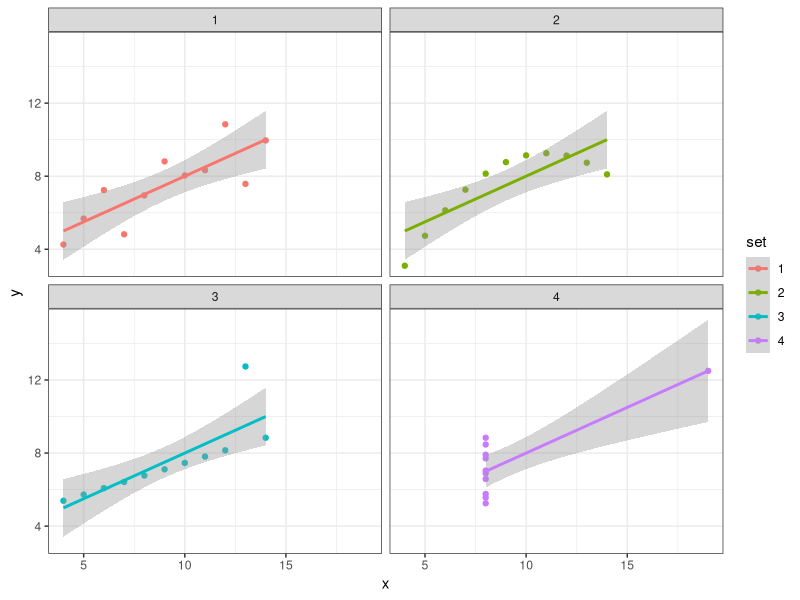
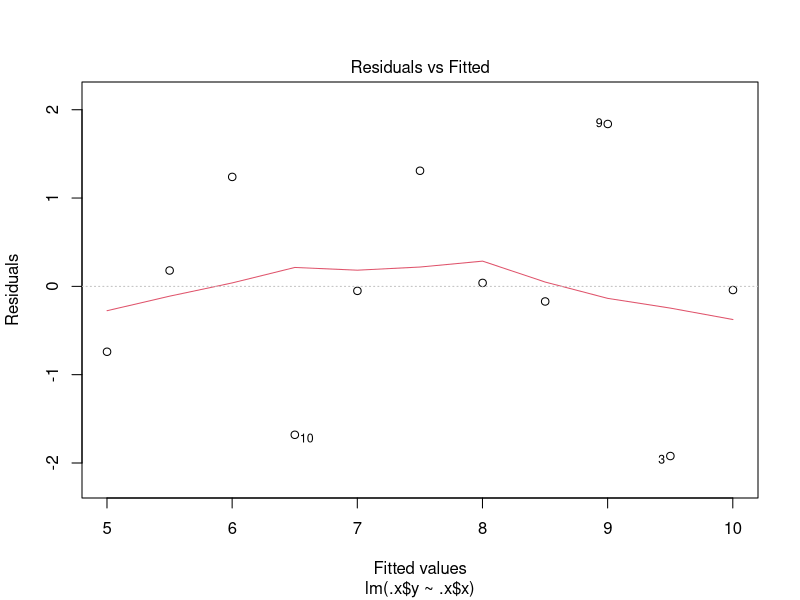
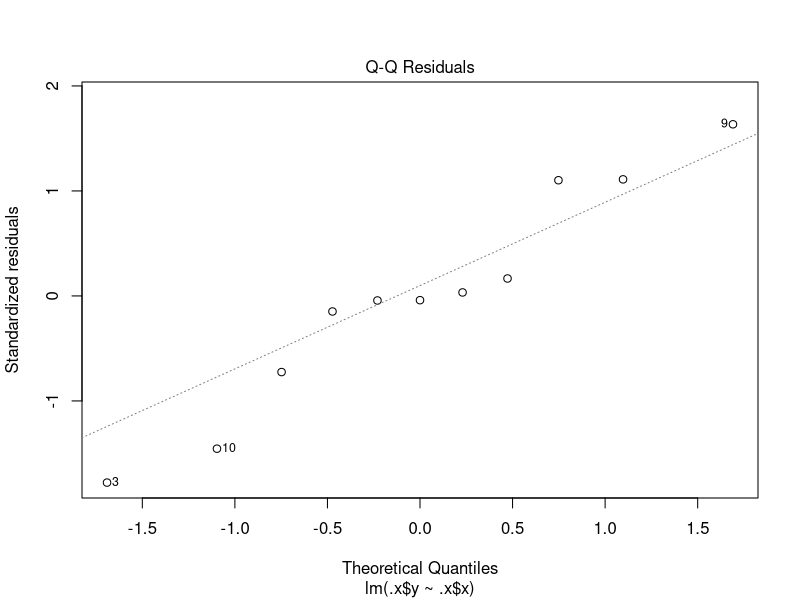
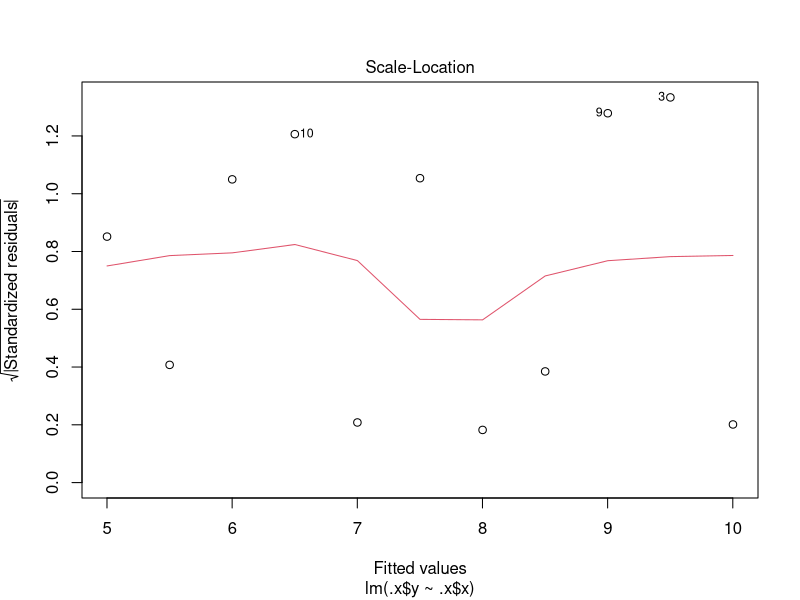
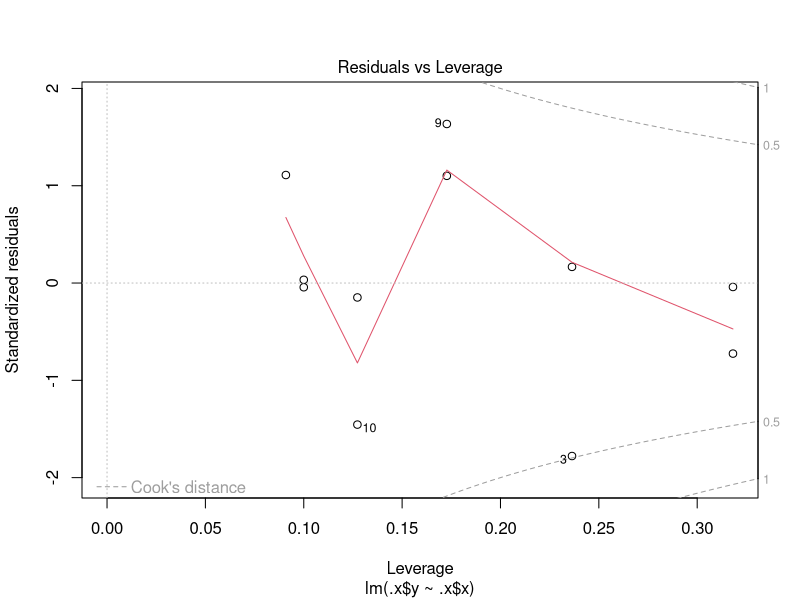
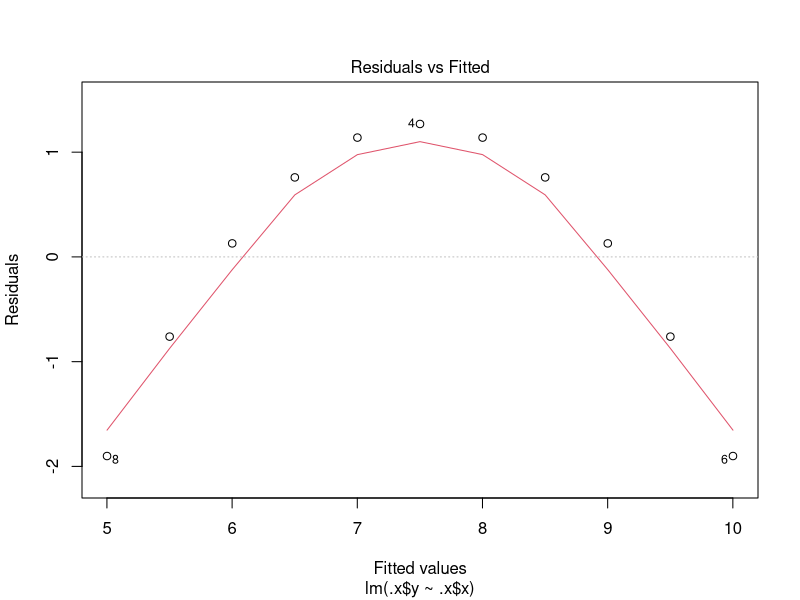
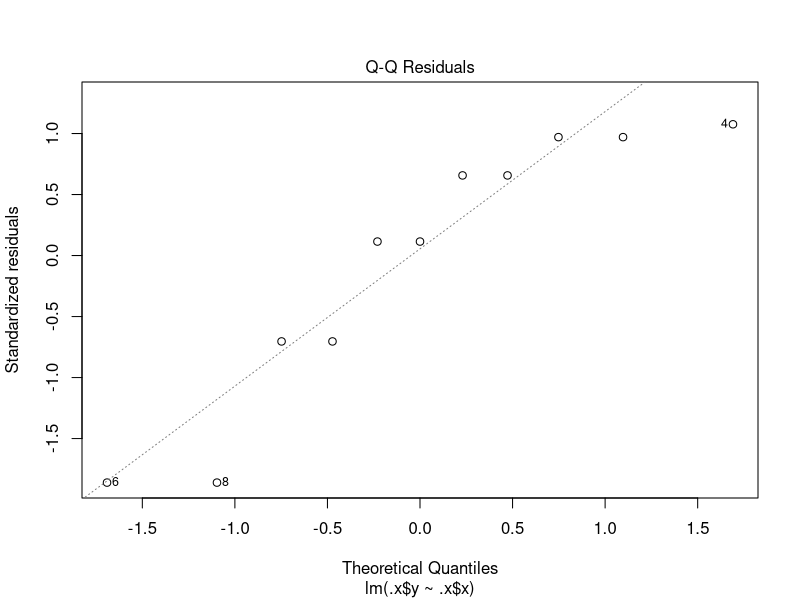
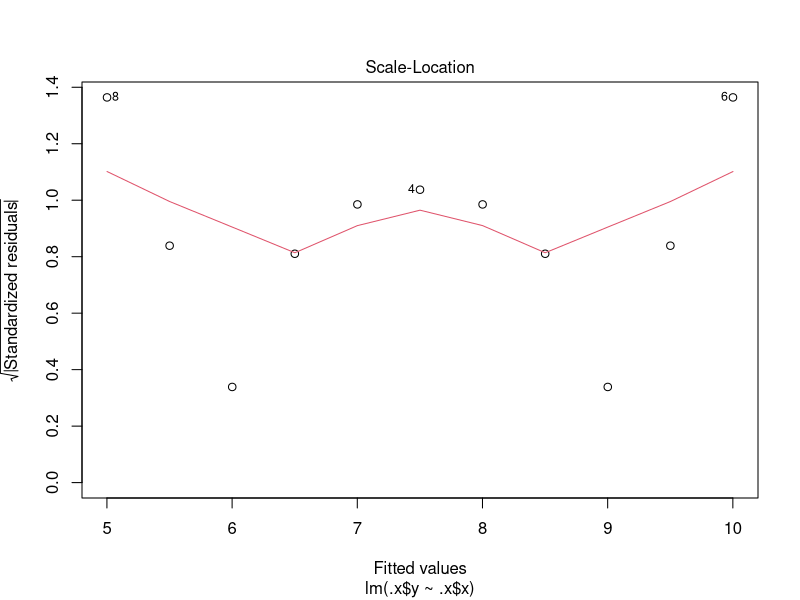

Write R code to recreate these figures, in order.
## ---- chunk 1
library(tidyverse)
## ---- chunk 2
anscombe
## ---- chunk 3
anscombe %>% 
  pivot_longer(everything(),     # Operáciu chceme vykonať nad všetkými stĺpcami
   names_pattern = "(.)(.)",     # Rozbijeme názov stĺpca na dve časti - x1 na x a 1.

   names_to = c(".value", "set") # prvá časť sa použije na priradenie do príslušného stĺpca 
                                 # s hodnotami - x alebo y, druhá do stĺpca "set"
 ) -> ans_long
ans_long
## ---- chunk 4
ans_long %>%
  group_by(set) %>%
  summarize(
    count = n(),
    mean.x = mean(x),
    sd.x = sd(x),
    mean.y = mean(y),
    sd.y = sd(y), 
    rho = cov(x,y),
    .groups = "drop"
  ) 
## ---- chunk 5
library(broom)
ans_long %>% 
  group_by(set) %>%
  summarize(tidy(lm(y~x)))
## ---- chunk 6
library(broom)
ans_long %>% 
  group_by(set) %>%
  summarize(tidy(lm(y~x)))
## ---- chunk 7
library(broom)
ans_long %>% 
  group_by(set) %>%
  do(tidy(lm(y~x, data = .)))
## ---- chunk 8
library(broom)
ans_long %>% 
  group_by(set) %>%
  group_modify(~tidy(lm(.x$y~.x$x)))
## ---- chunk 9
ggplot(data = ans_long, mapping=aes(x=x, y=y, color=set)) + 
  facet_wrap(~set) +
  geom_point() +
  geom_smooth(method="lm") +
  theme_bw()
## ---- chunk 10
ans_long %>% 
  group_by(set) %>%
  group_walk(~plot(lm(.x$y ~ .x$x)))
## ---- chunk 11
ans_long %>% 
  group_by(set) %>%
  do(augment(lm(y~x, data = .), se.fit = TRUE, interval = "confidence")) -> ans_augm
ans_augm
## ---- chunk 12
ggplot(data = ans_augm, mapping = aes(x=.fitted, y=.resid, label = x, color = set)) + 
  facet_wrap(~set) + 
  geom_point() + 
  geom_abline(intercept = 0, slope = 0) +
  theme_bw() 
## ---- chunk 13
ggplot(data = ans_augm, mapping = aes(x=.hat, y=.std.resid, color = .cooksd)) + 
  facet_wrap(~set) + 
  geom_point() + 
  geom_abline(intercept = 0, slope = 0) +
  theme_bw() 
## ---- chunk 14
ggplot(data = ans_augm) + 
  facet_wrap(~set) + 
  geom_ribbon(mapping = aes(x=x, ymin = .lower, ymax = .upper, fill = set), alpha = 0.2) +
  geom_point(mapping = aes(x=x, y=y, color = set)) +
  geom_line(mapping = aes(x=x, y=.fitted, color = set), size = 1) +
  theme_bw() 
## ---- chunk 15
ggplot(data = ans_augm) + 
  facet_wrap(~set) + 
  geom_point(mapping = aes(x=.fitted, y=sqrt(abs(.std.resid)), color = set)) +
  geom_abline(intercept = 0, slope = 0) + 
  theme_bw() 
## ---- chunk 16
ggplot(data = ans_augm, mapping = aes(sample = .resid)) + 
  facet_wrap(~set) + 
  geom_qq() + 
  geom_qq_line()
